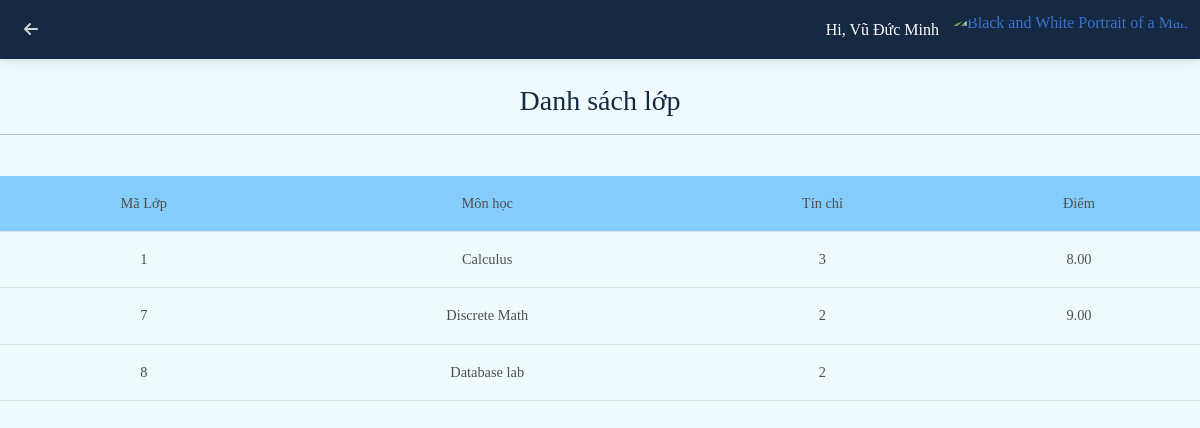
The page /studentclass.php?id=3 (signed in) on the database as committed earlier.
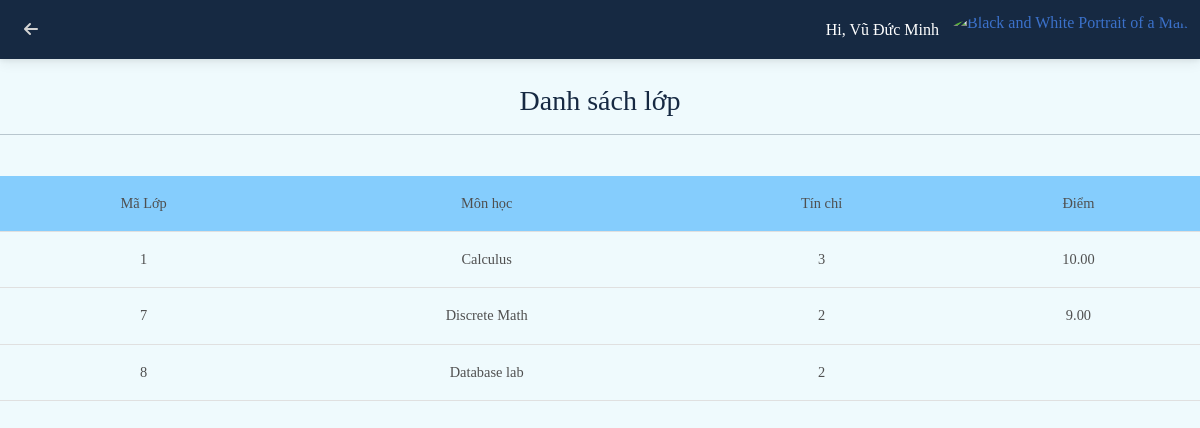
The same page on the database as committed later.
### tables this page shows
CREATE TABLE `student_class` (
  `id_student` int(11) DEFAULT NULL,
  `id_class` int(11) DEFAULT NULL,
  `mark` decimal(10,2) DEFAULT NULL
);

CREATE TABLE `class` (
  `id` int(11) NOT NULL,
  `name` varchar(30) DEFAULT NULL,
  `day` varchar(20) DEFAULT NULL,
  `id_teacher` int(11) DEFAULT NULL,
  `credit` int(11) DEFAULT NULL,
  `start_time` int(11) DEFAULT NULL,
  `end_time` int(11) DEFAULT NULL
);

### studentclass.php (the view, shortened to what this page needs)
<?php
if(isset($_GET['id']) && !empty(trim($_GET['id'])))
{
  require_once 'includes/db_connection.php';
  $StuID=trim($_GET['id']);
  $sql="SELECT * FROM student_class sc
  JOIN class c ON c.id=sc.id_class
  WHERE sc.id_student=".$StuID;
  $result=mysqli_query($conn, $sql);
}else
{
  echo "<h1>Something wrong...</h1>";
}
?>
<!DOCTYPE html>
<html lang="en">
<head>
  <link rel="stylesheet" href="https://cdnjs.cloudflare.com/ajax/libs/font-awesome/6.0.0/css/all.min.css" />
  <link rel="stylesheet" href="css/mdb.min.css" />
  <link rel="stylesheet" href="css/style.css">
</head>
<body>
<nav class="navbar navbar-expand-lg navbar-light bg-light" style="background: rgb(74,139,223);
background: radial-gradient(circle, rgba(74,139,223,1) 0%, rgba(22,41,66,1) 0%);">
  <div class="container-fluid">
    <div class="collapse navbar-collapse" id="navbarSupportedContent">
      <ul class="navbar-nav me-auto d-flex flex-row mt-3 mt-lg-0">
      <li class="nav-item text-center mx-2 mx-lg-1">
          <a class="nav-link left-link" aria-current="page" href="studentlist.php">
            <div>
              <i class="fas fa-arrow-left"></i>
            </div>
          </a>
        </li>
      </ul>
    </div>
    <div class="d-flex align-items-center">
      <div style="color:white;"><?php echo "Hi, ".$_SESSION['username']."&nbsp;&nbsp;&nbsp;"; ?></div>
      <div class="dropdown">
        <a
          class="dropdown-toggle d-flex align-items-center hidden-arrow"
          href="#"
          id="navbarDropdownMenuAvatar"
          role="button"
          data-mdb-toggle="dropdown"
          aria-expanded="false"
        >
          <img
            src="https://mdbcdn.b-cdn.net/img/new/avatars/2.webp"
            class="rounded-circle"
            height="40"
            alt="Black and White Portrait of a Man"
            loading="lazy"
          />
        </a>
      </div>
    </div>
  </div>
</nav>
<br>
<div style="text-align: center; color:#162942"><h3 >Danh sách lớp</h3>
<hr>
</div>
<br>
<table class="table table-hover td">
  <thead>
    <tr style="background: rgb(133,205,253);
background: linear-gradient(45deg, rgba(133,205,253,1) 100%, rgba(255,120,164,0) 100%);">
      <th scope="col">Mã Lớp</th>
      <th scope="col">Môn học</th>
      <th scope="col">Tín chỉ</th>
      <th scope="col">Điểm</th>
    </tr>
    </thead>
    <tbody>
<?php
while($row = mysqli_fetch_array($result))
{
  echo "<tr >
  <th scope='row'>" . $row["id_class"] . "</th>
  <td>" . $row["name"] . "</td>
  <td>" . $row["credit"] . "</td>
  <td>" . $row["mark"] . "</td>
  </tr>";
}
?>
</tbody>
</table>
</body>
</html>

Rows that differ between the two databases and show on the page:
changed student_class "1": mark "8.00" → "10.00"
